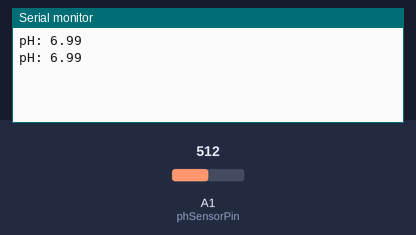
The sketch below on a simulated Arduino Uno, built with avr-gcc and run on an emulated ATmega328P. On the bench: the last lines printed to the serial monitor. Inputs (shaded band) come from the test bench; at power-on: A1 (phSensorPin) = 512.

Above: at 1.8 s.
1.9 s: A1 (phSensorPin) set to 716
At 2.5 s:
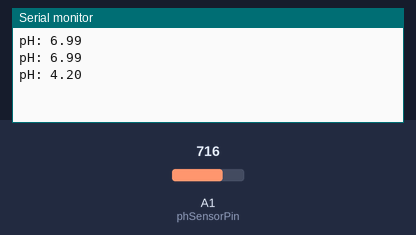
3.4 s: A1 (phSensorPin) set to 900
At 4.8 s:
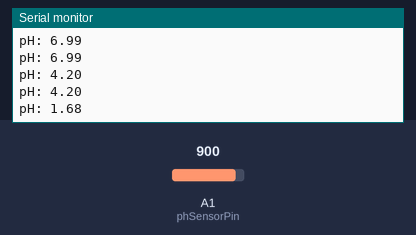
Timing chart, 0 to 6.4 s (numbered marks = the images above; inputs shaded):
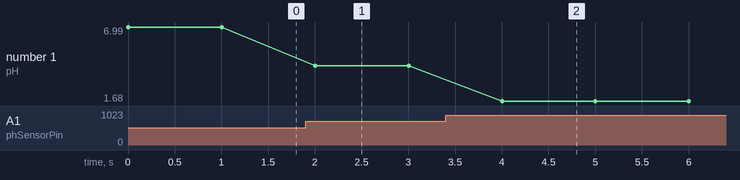

Measured:
- after the input at 1.9 s, the serial monitor: prints a new line after 0.10 s (image 1)
- after the input at 3.4 s, the serial monitor: prints a new line after 0.60 s (image 2)
- plotted number 1: 6.99 → 4.2 after the input at 1.9 s, 4.2 → 1.68 after the input at 3.4 s

The sketch:

sketch_dec3b.ino
```cpp
// Definir el pin para el sensor pH
#define phSensorPin A1      // Pin donde está conectado el sensor pH

float phValue = 0;  // Variable para almacenar el valor de pH

void setup() {
  Serial.begin(115200);  // Iniciar la comunicación serial
}

void loop() {
  // Leer el valor del sensor de pH
  int sensorValue = analogRead(phSensorPin);

  // Convertir el valor analógico a un valor de pH en la escala de 0-14
  phValue = (1023 - sensorValue) / 73.07;

  // Imprimir el valor de pH en el monitor serie
  Serial.print("pH: ");
  Serial.println(phValue, 2);  // Mostrar el valor con 2 decimales

  delay(1000);  // Espera 1 segundo antes de la siguiente lectura
}
```
